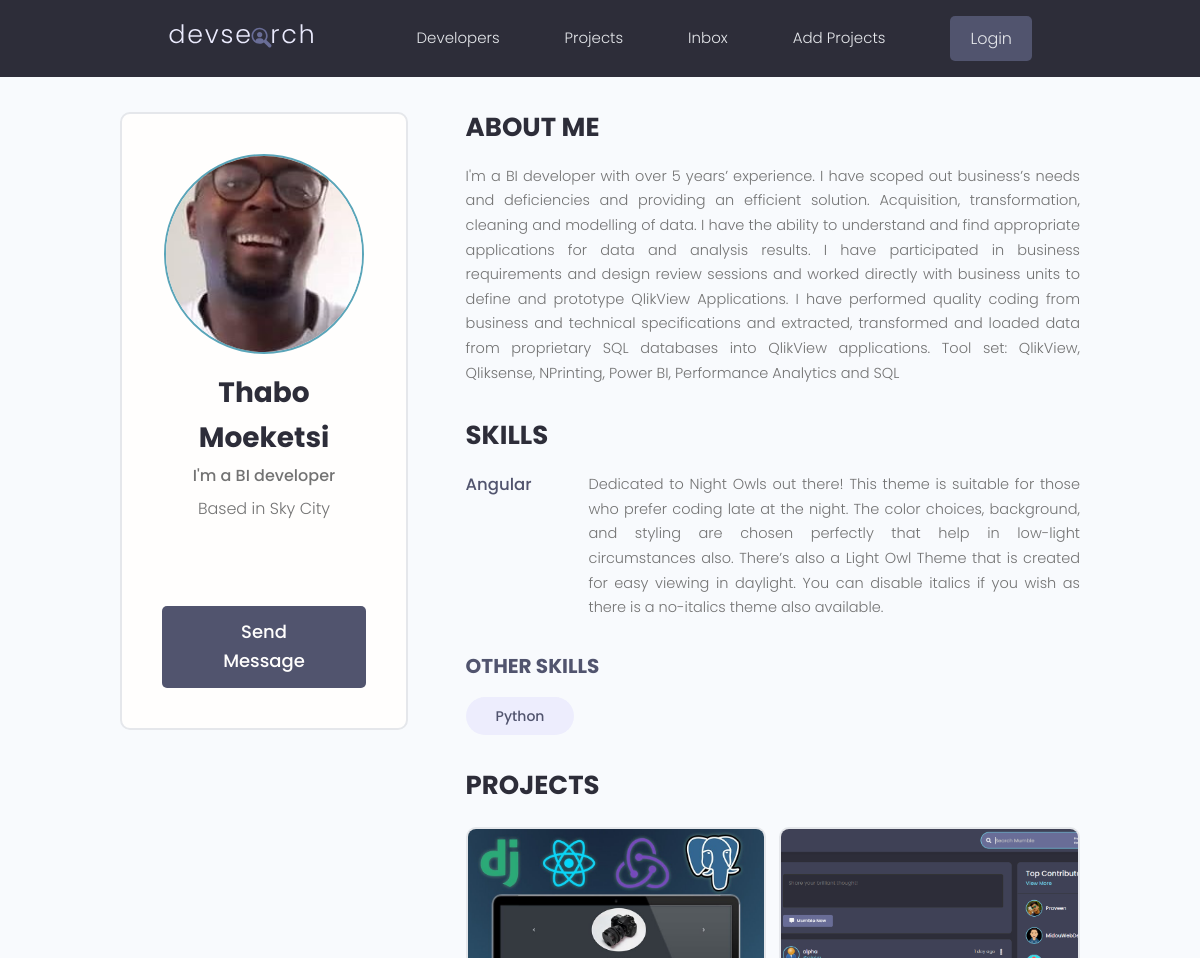
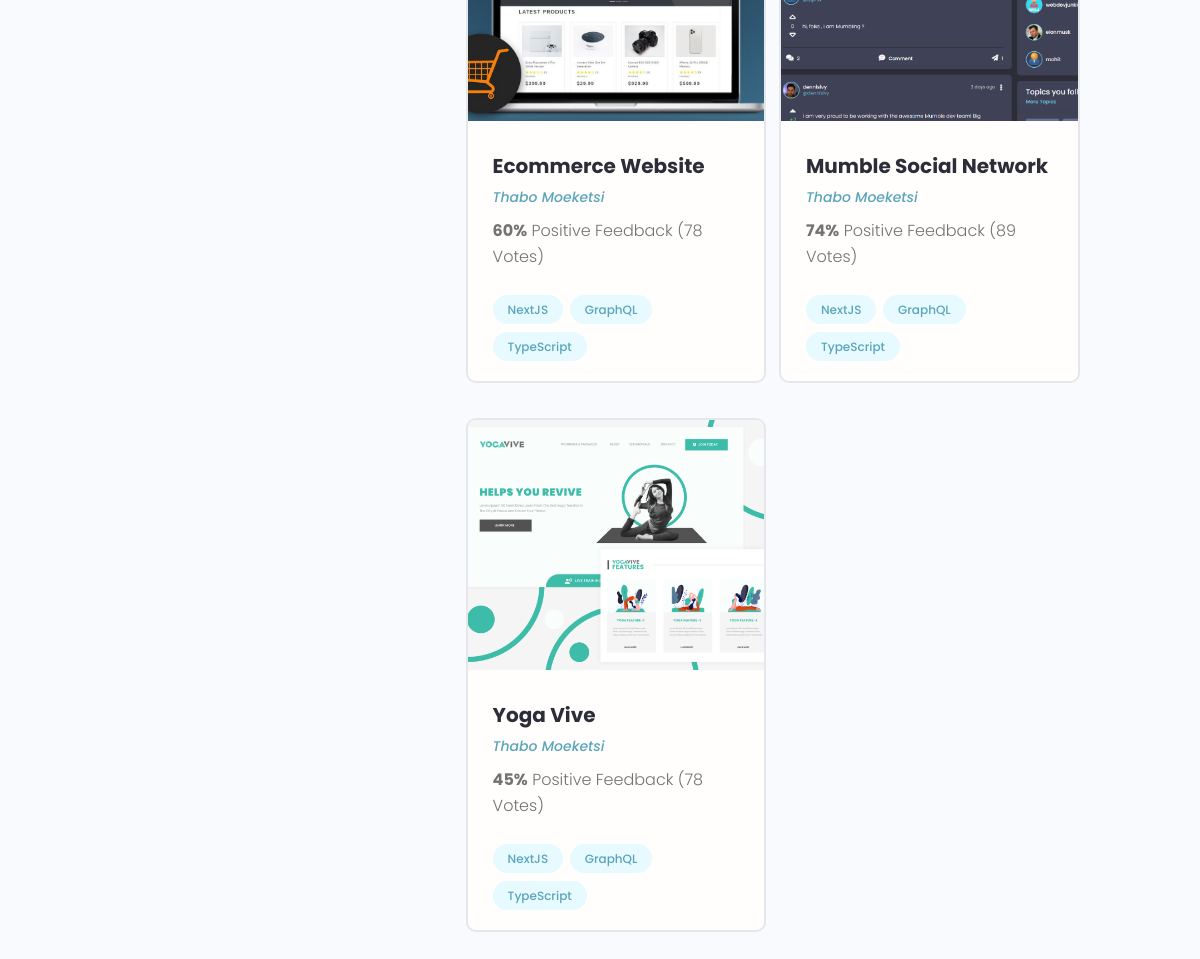
/profile/fd507d89-b8dd-4876-8d5a-4a1ecf47a00a/, run on the app's committed database (2 pictures, top to bottom).
### users/models.py (models this page shows, shortened)
class Profile(models.Model):
    user = models.OneToOneField(
        User, on_delete=models.CASCADE, null=True, blank=True)
    name = models.CharField(max_length=200, blank=True, null=True)
    email = models.CharField(max_length=500, blank=True, null=True)
    username = models.CharField(max_length=200, blank=True, null=True)
    location = models.CharField(max_length=200, blank=True, null=True)
    short_intro = models.CharField(max_length=200, blank=True, null=True)
    bio = models.TextField(blank=True, null=True)
    profile_image = models.ImageField(
        blank=True, null=True, upload_to="profile-pics/", default="../static/images/profile-pics/user-default.png")
    social_github = models.CharField(max_length=200, blank=True, null=True)
    social_stackoverflow = models.CharField(
        max_length=200, blank=True, null=True)
    social_twitter = models.CharField(max_length=200, blank=True, null=True)
    social_linkedin = models.CharField(max_length=200, blank=True, null=True)
    social_youtube = models.CharField(max_length=200, blank=True, null=True)
    social_website = models.CharField(max_length=200, blank=True, null=True)
    created = models.DateTimeField(auto_now_add=True)
    id = models.UUIDField(default=uuid.uuid4, unique=True,
                          primary_key=True, editable=False)

class Skill(models.Model):
    owner = models.ForeignKey(
        Profile, on_delete=models.CASCADE, blank=True, null=True)
    name = models.CharField(max_length=200, blank=True, null=True)
    description = models.TextField(null=True, blank=True)
    created = models.DateTimeField(auto_now_add=True)
    id = models.UUIDField(default=uuid.uuid4, unique=True,
                          primary_key=True, editable=False)
    def __str__(self):
        return str(self.name)

### projects/models.py (models this page shows, shortened)
class Project(models.Model):
    owner = models.ForeignKey(Profile, null=True, blank=True,on_delete=models.SET_NULL)
    title = models.CharField(max_length=200)
    description = models.TextField(null=True, blank=True)
    featured_image = models.ImageField(null=True, blank=True, default="../static/images/default.jpg")
    demo_link = models.CharField(null=True, blank=True, max_length=2000)
    source_link = models.CharField(max_length=2000, null=True, blank=True)
    tags = models.ManyToManyField('Tag', blank=True)
    vote_total = models.IntegerField(default=0, null=True, blank=True)
    vote_ratio = models.IntegerField(default=0, null=True, blank=True)
    created = models.DateTimeField(auto_now_add=True)
    id = models.UUIDField(default=uuid.uuid4, unique=True,primary_key=True, editable=False)

### users/views.py (the view)
# urls.py: path('profile/<str:pk>/', views.userProfile, name="user-profile"),
def userProfile(request, pk):
    profile = Profile.objects.get(id=pk)
    topSkills = profile.skill_set.exclude(description__exact="")
    otherSkills = profile.skill_set.filter(description="")
    context = {'profile': profile, 'topSkills': topSkills,
               'otherSkills': otherSkills}
    return render(request, 'users/user-profile.html', context)

### users/templates/users/user-profile.html (shortened to what this page needs)
{% extends 'main.html'%}
{%block content%}
<main class="profile my-md">
    <div class="container">
      <div class="layout">
        <div class="column column--1of3">
          <div class="card text-center">
            <div class="card__body dev">
              <img class="avatar avatar--xl" src="{{profile.profile_image.url}}" />
              <h2 class="dev__name">{{profile.name}}</h2>
              <p class="dev__title">{{profile.short_intro}}</p>
              <p class="dev__location">Based in {{profile.location}}</p>
              <ul class="dev__social">
              </ul>
              <a href="#" class="btn btn--sub btn--lg">Send Message </a>
            </div>
          </div>
        </div>
        <div class="column column--2of3">
          <div class="devInfo">
            <h3 class="devInfo__title">About Me</h3>
            <p class="devInfo__about">{{profile.bio}}</p>
          </div>
          <div class="devInfo">
            <h3 class="devInfo__title">Skills</h3>
            {% for skill in topSkills %}
            <div class="devInfo__skills">
              <div class="devSkill">
                <h4 class="devSkill__title">{{skill.name}}</h4>
                <p class="devSkill__info">{{skill.description}}</p>
              </div>
             {%endfor%}
              <h3 class="devInfo__subtitle">Other Skills</h3>
              <div class="devInfo__otherSkills">
                {%for skill in otherSkills%}
                    <span class="tag tag--pill tag--sub tag--lg">
                    <small>{{skill}}</small>
                    </span>
                {%endfor%}
              </div>
            </div>
          </div>
          <div class="devInfo">
            <h3 class="devInfo__title">Projects</h3>
            <div class="grid grid--two">
                {% for project in profile.project_set.all %}
              <div class="column">
                <div class="card project">
                  <a href="{%url 'project' project.id %}" class="project">
                    <img class="project__thumbnail" src="{{project.featured_image.url}}" alt="project thumbnail" />
                    <div class="card__body">
                      <h3 class="project__title">{{project.title}}</h3>
                      <p><a class="project__author" href="profile.html">{{project.owner.name}}</a></p>
                      <p class="project--rating">
                         <span style="font-weight: bold;">{{project.vote_ratio}}%</span> Positive
                    Feedback ({{project.vote_total}} Vote{{project.vote_total|pluralize:"s"}})
                      </p>
                      <div class="project__tags">
                        <span class="tag tag--pill tag--main">
                          <small>NextJS</small>
                        </span>
                        <span class="tag tag--pill tag--main">
                          <small>GraphQL</small>
                        </span>
                        <span class="tag tag--pill tag--main">
                          <small>TypeScript</small>
                        </span>
                      </div>
                    </div>
                  </a>
                </div>
              </div>
              {%endfor%}
            </div>
          </div>
        </div>
      </div>
    </div>
  </main>
{% endblock content %}

### static/styles/app.css (style rules this page uses)
:root { --color-sub: #2d2d39; }
.btn--sub { background-color: var(--color-sub-light); }
.card { border: 2px solid var(--color-light); }
img { width: 100%; }
.profile .card > .dev { padding: 4rem; }
.dev__name { color: var(--color-sub); font-size: 2.8rem; font-weight: 700; margin-top: 1rem; margin-bottom: 0.5rem; }
.dev__title { font-size: 1.6rem; font-weight: 500; line-height: 1.3; }
.dev__location { margin-top: 1rem; }
.dev__social { margin: 3rem 0; list-style: none; display: flex; justify-content: center; gap: 1.5rem; }
.devInfo { margin-bottom: 3rem; }
.devInfo__title, .devInfo__subtitle { font-size: 2.6rem; color: var(--color-sub); text-transform: uppercase; font-weight: 700; margin-bottom: 1.5rem; }
.devInfo__subtitle { font-size: 2rem; color: var(--color-sub-light); }
.devInfo__about, .devSkill__info { font-size: 1.45rem; line-height: 1.7; text-align: justify; }
.devSkill { margin-bottom: 3rem; }
.devSkill__title { font-size: 1.65rem; font-weight: 500; color: var(--color-sub-light); }
@media screen and (min-width: 700px) { .devSkill { display: flex; justify-content: space-between; gap: 3rem; } }
@media screen and (min-width: 700px) { .devSkill__info { flex-basis: 80%; } }
.project__author { font-size: 1.4rem; font-style: italic; }
.project--rating { margin-bottom: 1.6em; margin-top: .5em; }
.project__thumbnail { height: 25rem; object-fit: cover; object-position: top center; }
.project__title { font-size: 2rem; font-weight: 700; color: var(--color-sub); }

### static/uikit/styles/modules/_variables.css (style rules this page uses)
:root { --color-main: #5aa5b9; --color-main-light: #e6faff; --color-sub: #3f4156; --color-sub-light: #51546e; --color-sub-lighter: #ededfd; --color-text: #737373; --color-gray: #8b8b8b; --color-light: #e5e7eb; --color-light-gray: #767676; --color-bg: #f8fafd; --color-white: #fffefd; --color-white-light: #f3f3f3; --color-success: #359e64; --color-success-bg: #def8e8; --color-error: #fc4b0b; --color-error-bg: #fff2ee; --font-base: 'Poppins', arial, helvetica, 'Segoe UI', roboto, ubuntu, sans-serif; --font-monospace: 'Fira Code', 'Courier New', courier, monospace; --font-regular: 300; --font-medium: 500; --font-bold: 700; --generic-shadow: 1px 1px 5px #00000010; --generic-transition: all 0.3s ease-in-out; }

### static/uikit/styles/modules/_base.css (style rules this page uses)
* { margin: 0; padding: 0; box-sizing: border-box; text-rendering: optimizeLegibility; color: inherit; font-size: inherit; }
html { font-size: 50%; }
@media only screen and (min-width: 480px) { html { font-size: 56.25%; } }
@media only screen and (min-width: 1200px) { html { font-size: 62.5%; } }
body { line-height: 1.6; font-weight: 400; font-size: 1.5rem; color: var(--color-text); background-color: var(--color-bg); min-height: 100vh; }

### static/uikit/styles/modules/_typography.css (style rules this page uses)
* { font-family: var(--font-base); }
h2 { font-size: 3.6rem; font-weight: var(--font-bold); }
h3 { font-size: 3.2rem; font-weight: var(--font-medium); }
h4 { font-size: 2.8rem; font-weight: var(--font-medium); }
p, span, strong { font-size: 1.6rem; color: var(--color-text); font-weight: var(--font-regular); }
a { padding-bottom: 2px; text-decoration: none; display: inline-block; color: var(--color-main); font-weight: var(--font-medium); }

### static/uikit/styles/modules/_utilities.css (style rules this page uses)
.container { width: 92%; max-width: 165rem; margin: 0 auto; box-sizing: border-box; }
@media screen and (min-width: 1000px) { .container { width: 90%; } }
@media screen and (min-width: 1200px) { .container { width: 80%; } }
.text-center { text-align: center; }
.my-md { margin: 3rem auto; }

### static/uikit/styles/modules/_avatar.css (style rules this page uses)
.avatar { border-radius: 50%; border: 2px solid var(--color-main); object-fit: cover; }
.avatar--xl { height: 20rem; width: 20rem; }

### static/uikit/styles/modules/_button.css (style rules this page uses)
.btn { display: inline-block; position: relative; cursor: pointer; background-color: var(--color-light); font-weight: var(--font-medium); color: var(--color-sub); text-decoration: none; padding: 1rem 2rem; border-radius: 0.5rem; border: none; width: -webkit-fit-content; width: -moz-fit-content; width: fit-content; height: -webkit-fit-content; height: -moz-fit-content; height: fit-content; font-size: 1.6rem; outline-width: 0; outline-color: transparent; -webkit-backface-visibility: hidden; backface-visibility: hidden; transition: all 0.3s ease-in-out; }
.btn--sub { background-color: var(--color-sub); color: var(--color-white); }
.btn--lg { font-size: 1.8rem; padding: 1.2rem 4.5rem; }

### static/uikit/styles/modules/_card.css (style rules this page uses)
.card { border-radius: 1rem; background-color: var(--color-white); border: 1.5px solid var(--color-light); width: auto; height: auto; margin-top: 0.5rem; margin-bottom: 0.5rem; overflow: hidden; }
.card__body, .card__header { padding: 2rem 2.5rem; }

### data on the page
Profile: profile_image (picture), name "Thabo Moeketsi", short_intro "I'm a BI developer", location "Sky City", bio "I'm a BI developer with over 5 years’ experience. I have scoped out business’s needs and deficiencies and providing an efficient solution. Acquisition, transformation, cleaning and modelling of data. I have the ability to understand and find appropriate applications for data and analysis results. I have participated in business requirements and design review sessions and worked directly with business units to define and prototype QlikView Applications. I have performed quality coding from business and technical specifications and extracted, transformed and loaded data from proprietary SQL databases into QlikView applications. Tool set: QlikView, Qliksense, NPrinting, Power BI, Performance…"
Skill: name "Angular", description "Dedicated to Night Owls out there! This theme is suitable for those who prefer coding late at the night. The color choices, background, and styling are chosen perfectly that help in low-light circumstances also. There’s also a Light Owl Theme that is created for easy viewing in daylight. You can disable italics if you wish as there is a no-italics theme also available."
Skill: name "Python"
Project: featured_image (picture), title "Ecommerce Website", owner.name "Thabo Moeketsi", vote_ratio "60", vote_total "78"
Project: featured_image (picture), title "Mumble Social Network", owner.name "Thabo Moeketsi", vote_ratio "74", vote_total "89"
Project: featured_image (picture), title "Yoga Vive", owner.name "Thabo Moeketsi", vote_ratio "45", vote_total "78"
